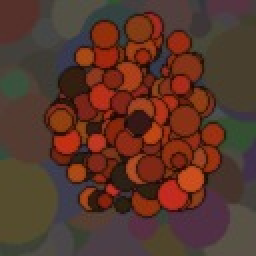
#> input picture dataset/sample_raw/overripe/ipb_overripe_c3_01.jpg, 128 x 128 px (shown 2 times larger); its folder holds only this picture in this run
$ python preprocess_images.py
#> lines starting #> are read from the running program, lines starting #| are printed output that depends on the picture
"""
Preprocessing Script for Palm Oil Fresh Fruit Bunch (FFB) Dataset
Supports IPB 3-class directory structure (unripe/, ripe/, overripe/) or flat JPG/PNG files.
Converts raw RGB images into 32x32 RGB BMP & signed INT8 HEX files for Cyclone V FPGA verification.
"""

import os
import glob
import numpy as np
from PIL import Image

BASE_DIR = os.path.dirname(__file__)
RAW_DIR = os.path.join(BASE_DIR, "sample_raw")
OUT_DIR = os.path.join(BASE_DIR, "processed_32x32")

def preprocess_dataset(target_size=(32, 32)):
#> called with target_size = (32, 32)
    image_paths = sorted(
        glob.glob(os.path.join(RAW_DIR, "**", "*.jpg"), recursive=True) +
        glob.glob(os.path.join(RAW_DIR, "**", "*.png"), recursive=True)
    )
    if not image_paths:
        print("No JPG/PNG images found in sample_raw/")
        return

    count = 0
    for img_path in image_paths:
        rel_dir = os.path.relpath(os.path.dirname(img_path), RAW_DIR)
        target_folder = os.path.join(OUT_DIR, rel_dir) if rel_dir != "." else OUT_DIR
        os.makedirs(target_folder, exist_ok=True)

        fname = os.path.splitext(os.path.basename(img_path))[0]
        img = Image.open(img_path).convert("RGB")
#> img is the input picture: PIL image 128x128 RGB; mean R, G, B 90.3, 54.9, 42.7
        img_resized = img.resize(target_size, Image.Resampling.BILINEAR)
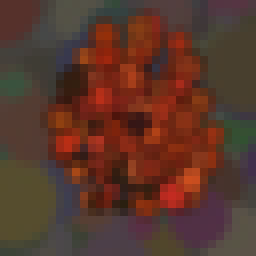
#> img_resized: PIL image 32x32 RGB (shown 8 times larger); mean R, G, B 90.4, 54.9, 42.7

        # Save 32x32 RGB BMP
        bmp_path = os.path.join(target_folder, f"{fname}.bmp")
        img_resized.save(bmp_path, format="BMP")

        # Convert [0, 255] uint8 RGB to [-128, 127] signed INT8
        arr_uint8 = np.array(img_resized, dtype=np.uint8)
        arr_int8 = (arr_uint8.astype(np.int16) - 128).astype(np.int8)
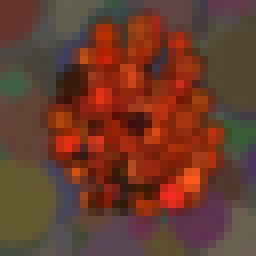
#> arr_int8: shape (32, 32, 3) int8 (shown 8 times larger); mean R, G, B -37.6, -73.1, -85.3; drawn with min black and max white

        hex_path = os.path.join(target_folder, f"{fname}_rgb.hex")
        with open(hex_path, "w") as f:
            for val in arr_int8.flatten():
                f.write(f"{int(val) & 0xFF:02x}\n")
#> this loop made 3072 passes
#> val on passes 1 to 3: -42, -79, -85
        count += 1
#> pass 2 of the loop in preprocess_dataset, `for img_path in image_paths:`:
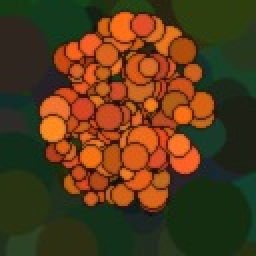
#> input picture dataset/sample_raw/ripe/ipb_ripe_c2_01.jpg, 128 x 128 px (shown 2 times larger)
#> in preprocess_dataset, img is the input picture: PIL image 128x128 RGB; mean R, G, B 85.4, 58.9, 25.9
#> in preprocess_dataset, `img_resized = img.resize(target_size, Image.Resampling.BILINEAR)`:
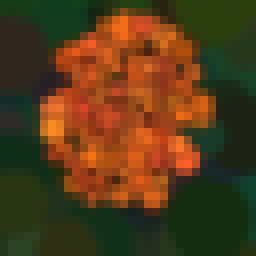
#> img_resized: PIL image 32x32 RGB (shown 8 times larger); mean R, G, B 85.4, 58.9, 26
#> the loop in preprocess_dataset, `for val in arr_int8.flatten():` made 3072 passes
#> val on passes 1 to 3: -106, -70, -107

    print(f"Successfully preprocessed {count} RGB images into 32x32 BMP & INT8 HEX.")

if __name__ == "__main__":
    preprocess_dataset()
